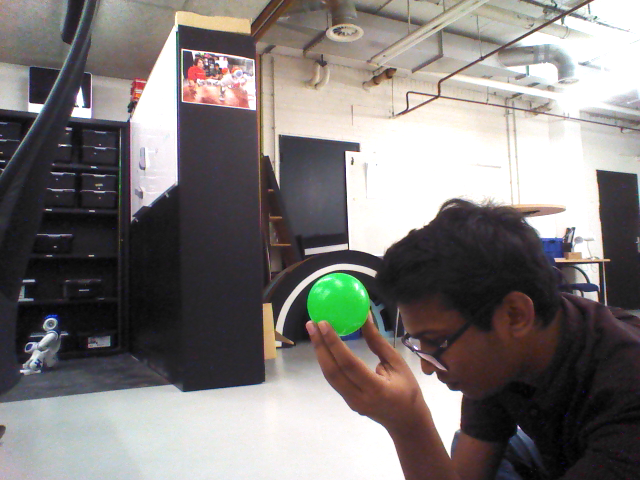
#> input picture nao_controller/ballpic.png, 640 x 480 px
$ python cricles.py
#> lines starting #> are read from the running program, lines starting #| are printed output that depends on the picture; after the words box and inside, x2 and y2 are one past the last pixel; in counts of white or black regions, pixels touching at a corner belong together
import cv2
from PIL import Image, ImageTk
import math
import numpy as np

image = cv2.imread("ballpic.png")
#> image is the input picture: shape (480, 640, 3); mean B, G, R 119.7, 121.4, 125.7

# image = cv2.cvtColor(image, cv2.COLOR_BGR2RGB)
# image = Image.fromarray(image)
# image.show()

lower_green = np.array([36,100,100], dtype = np.uint8)
upper_green = np.array([86,255,255], dtype = np.uint8)

#convert to a hsv colorspace
hsvImage = cv2.cvtColor(image,cv2.COLOR_BGR2HSV)
#> hsvImage: shape (480, 640, 3); mean H, S, V 64.4, 33.8, 130.3

#Create a treshold mask
color_mask=cv2.inRange(hsvImage,lower_green,upper_green)
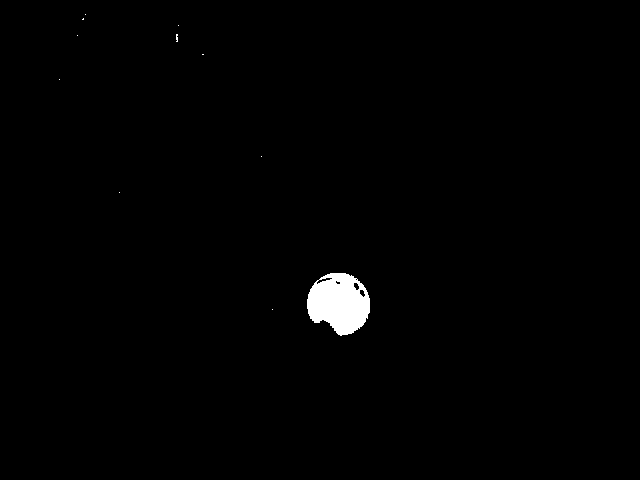
#> color_mask: shape (480, 640); 0.94% white; 11 white regions (10 under 20 px), largest, box (x1, y1, x2, y2) and area: (307, 273, 370, 336) 2867

#apply the mask on the image
green_image = cv2.bitwise_and(image,image,mask=color_mask)

kernel=np.ones((9,9),np.uint8)
#Remove small objects
opening =cv2.morphologyEx(color_mask,cv2.MORPH_OPEN,kernel)
#> opening: shape (480, 640); 0.87% white; 1 white region, box (x1, y1, x2, y2) and area: (307, 273, 370, 335) 2669
#Close small openings
closing = cv2.morphologyEx(opening, cv2.MORPH_CLOSE, kernel)
#> closing: shape (480, 640); 0.87% white; 1 white region, box (x1, y1, x2, y2) and area: (307, 273, 370, 335) 2680
#Apply a blur to smooth the edges
smoothed_mask = cv2.GaussianBlur(closing, (9,9),0)

#Apply our (smoothend and denoised) mask
#to our original image to get everything that is blue.
green_image = cv2.bitwise_and(image,image,mask=smoothed_mask)

#Get the grayscale image (last channel of the HSV image
gray_image = green_image[:,:,2]

#Use a hough transform to find circular objects in the image.
circles = cv2.HoughCircles(
    gray_image,             #Input image to perform the transformation on
    cv2.HOUGH_GRADIENT,     #Method of detection
    1,                      #Ignore this one
    50,                      #Min pixel dist between centers of detected circles
    param1=200,             #Ignore this one as well
    param2=20,              #Accumulator threshold: smaller = the more (false) circles
    minRadius=5,            #Minimum circle radius
    maxRadius=100)          #Maximum circle radius
#> circles = [[336.5, 303.5, 29.4]]

if circles is not None:
    print(circles)
#| [[[336.5 303.5  29.4]]]
    for x, y, r in circles[0]:
        cv2.circle(image, (x, y), r, (255, 255, 0), 5)
#> this loop made 1 pass
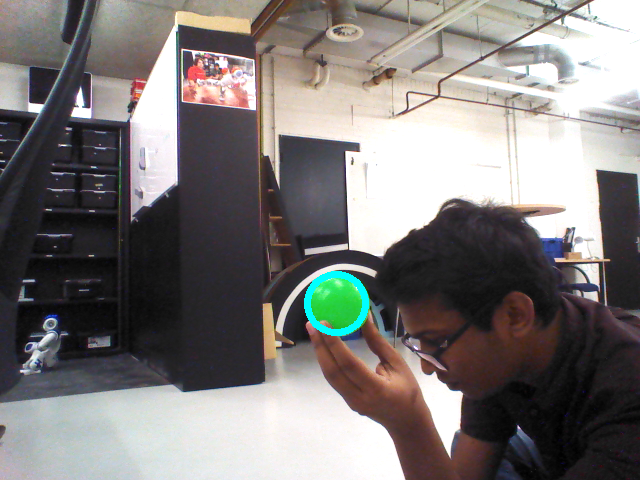
#> image: shape (480, 640, 3); 0.41% of pixels changed, all inside (x1, y1, x2, y2) = (304, 271, 369, 336)

$ run again, with nao_controller/balldect_1.png copied over nao_controller/ballpic.png
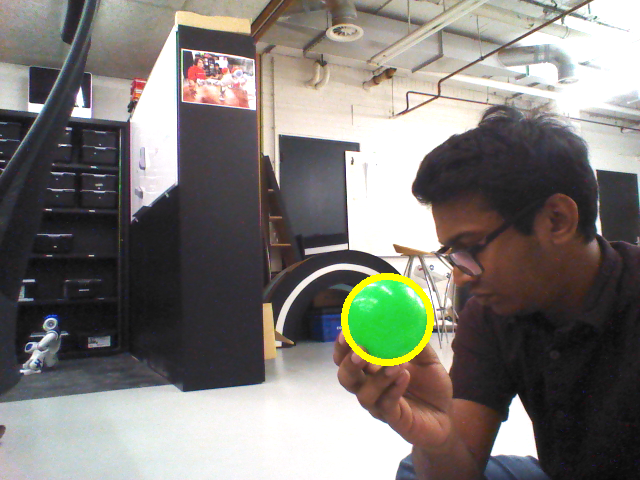
#> input picture nao_controller/balldect_1.png, 640 x 480 px
#> image is the input picture: shape (480, 640, 3); mean B, G, R 117.1, 122, 125.1
#> hsvImage: shape (480, 640, 3); mean H, S, V 63.3, 37.6, 131
#> `color_mask=cv2.inRange(hsvImage,lower_green,upper_green)`:
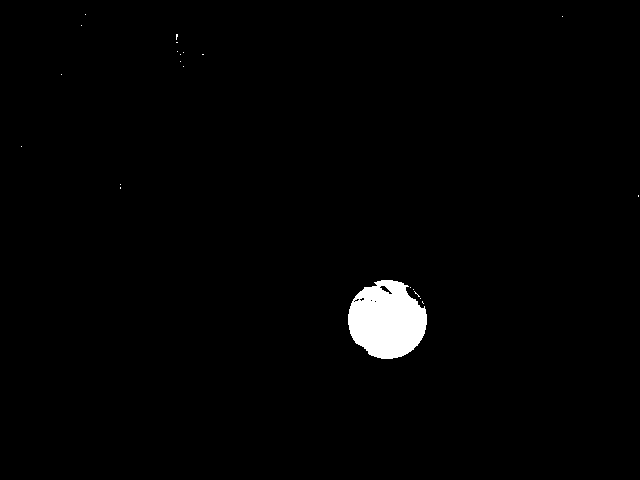
#> color_mask: shape (480, 640); 1.5% white; 22 white regions (21 under 20 px), largest, box (x1, y1, x2, y2) and area: (348, 280, 427, 359) 4652
#> opening: shape (480, 640); 1.5% white; 1 white region, box (x1, y1, x2, y2) and area: (348, 281, 427, 359) 4495
#> closing: shape (480, 640); 1.5% white; 1 white region, box (x1, y1, x2, y2) and area: (348, 281, 427, 359) 4533
#> circles = [[389.5, 321.5, 40.7]]
#| [[[389.5 321.5  40.7]]]
#> the loop `for x, y, r in circles[0]:` made 1 pass
#> after the loop `for x, y, r in circles[0]:`:
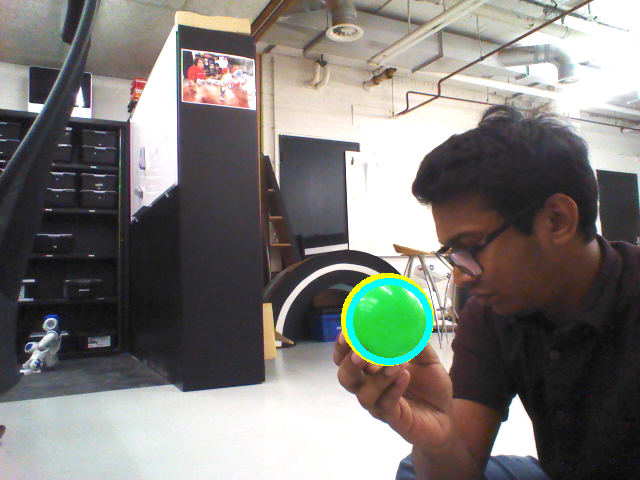
#> image: shape (480, 640, 3); 0.57% of pixels changed, all inside (x1, y1, x2, y2) = (346, 278, 433, 365)
